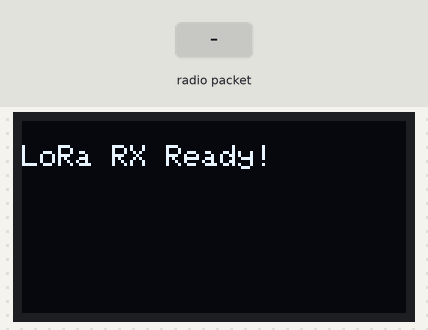
Recording of a sketch running on a simulated ESP32. Parts: 128×64 one-colour display. The inputs (shaded band) are chosen by the test bench. No radio packets arrive unless stated; what the sketch prints to the serial monitor is not drawn.

Above: at 1.3 s.
1.4 s: radio packet "Hello World" arrives
At 2.5 s:
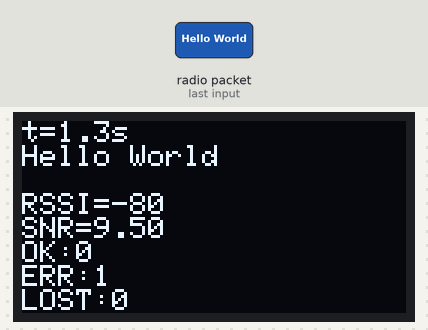
2.9 s: radio packet "5" arrives
At 3.7 s:
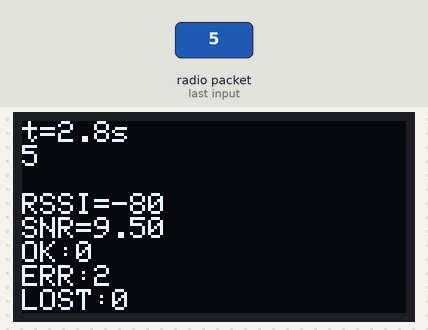
Timing chart, 0 to 5.9 s (numbered marks = the images above; inputs shaded):
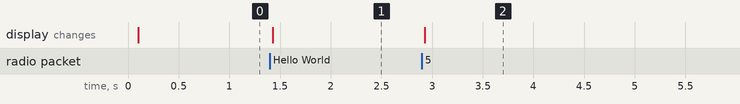

Measured:
- after the input at 1.4 s, the display: changes at once (image 1)
- after the input at 2.9 s, the display: changes at once (image 2)

The sketch:

test_rx.ino
```cpp
#include <SPI.h>
#include <LoRa.h>
#include <Wire.h>
#include <Adafruit_GFX.h>
#include <Adafruit_SSD1306.h>

#define SCREEN_WIDTH 128
#define SCREEN_HEIGHT 64
Adafruit_SSD1306 display(SCREEN_WIDTH, SCREEN_HEIGHT, &Wire, -1);

// OLED pins
#define OLED_SDA 21
#define OLED_SCL 22

// LoRa pins
#define LORA_SCK 18
#define LORA_MISO 19
#define LORA_MOSI 23
#define LORA_CS 15
#define LORA_RST 14
#define LORA_IRQ 2

/* ================= STATISTICS ================= */
long lastSeq = -1;              // SEQ gói trước
unsigned long okPackets = 0;    // Gói đúng
unsigned long errPackets = 0;   // Gói lỗi payload
unsigned long lostPackets = 0;  // Gói mất (SEQ nhảy)

int currentCR = 7;
unsigned long startTime = 0;
unsigned long lastReceiveTime = 0;
float bitrate = 0;
unsigned long packetCount = 0;

String crop(String s, int maxLen) {
  if (s.length() <= maxLen) return s;
  return s.substring(0, maxLen - 3) + "...";
}

void setup() {
  Serial.begin(115200);

  // OLED
  Wire.begin(OLED_SDA, OLED_SCL);
  display.begin(SSD1306_SWITCHCAPVCC, 0x3C);
  display.clearDisplay();
  display.setTextColor(SSD1306_WHITE);

  display.setCursor(0, 0);
  display.println("RX Starting...");
  display.display();

  // LoRa
  SPI.begin(LORA_SCK, LORA_MISO, LORA_MOSI);
  LoRa.setPins(LORA_CS, LORA_RST, LORA_IRQ);

  if (!LoRa.begin(433E6)) {
    display.clearDisplay();
    display.println("LoRa FAIL!");
    display.display();
    while (1);
  }

  LoRa.setSpreadingFactor(12);
  LoRa.setSignalBandwidth(125E3);
  LoRa.setCodingRate4(currentCR);
  LoRa.disableCrc();

  startTime = millis();

  display.clearDisplay();
  display.println("LoRa RX Ready!");
  display.display();
}

void loop() {
  int packetSize = LoRa.parsePacket();
  if (!packetSize) return;

  float time_s = (millis() - startTime) / 1000.0;

  String raw = "";
  while (LoRa.available()) {
    raw += (char)LoRa.read();
  }

  int rssi = LoRa.packetRssi();
  float snr = LoRa.packetSnr();

  long seq = -1;
  int lastSpace = raw.lastIndexOf(' ');
  if (lastSpace >= 0) {
    seq = raw.substring(lastSpace + 1).toInt();
  }

  bool payloadOK = raw.startsWith("Hello World ");

  if (!payloadOK || seq < 0) {
    errPackets++;
  } else {
    okPackets++;
    if (lastSeq != -1 && seq > lastSeq + 1) {
      lostPackets += (seq - lastSeq - 1);
    }
    lastSeq = seq;
  }

  Serial.printf(
    "RAW=\"%s\" | RSSI=%d | SNR=%.2f | Time=%.2f\n",
    raw.c_str(),
    rssi,
    snr,
    time_s
  );

  display.clearDisplay();
  display.setCursor(0, 0);
  display.printf("t=%.1fs\n", time_s);
  display.println(crop(raw, 21));
  display.println(crop(raw.substring(21), 21));
  display.printf("RSSI=%d\n", rssi);
  display.printf("SNR=%.2f\n", snr);
  display.printf("OK:%lu\n", okPackets);
  display.printf("ERR:%lu\n", errPackets);
  display.printf("LOST:%lu\n", lostPackets);
  display.display();
}
```
